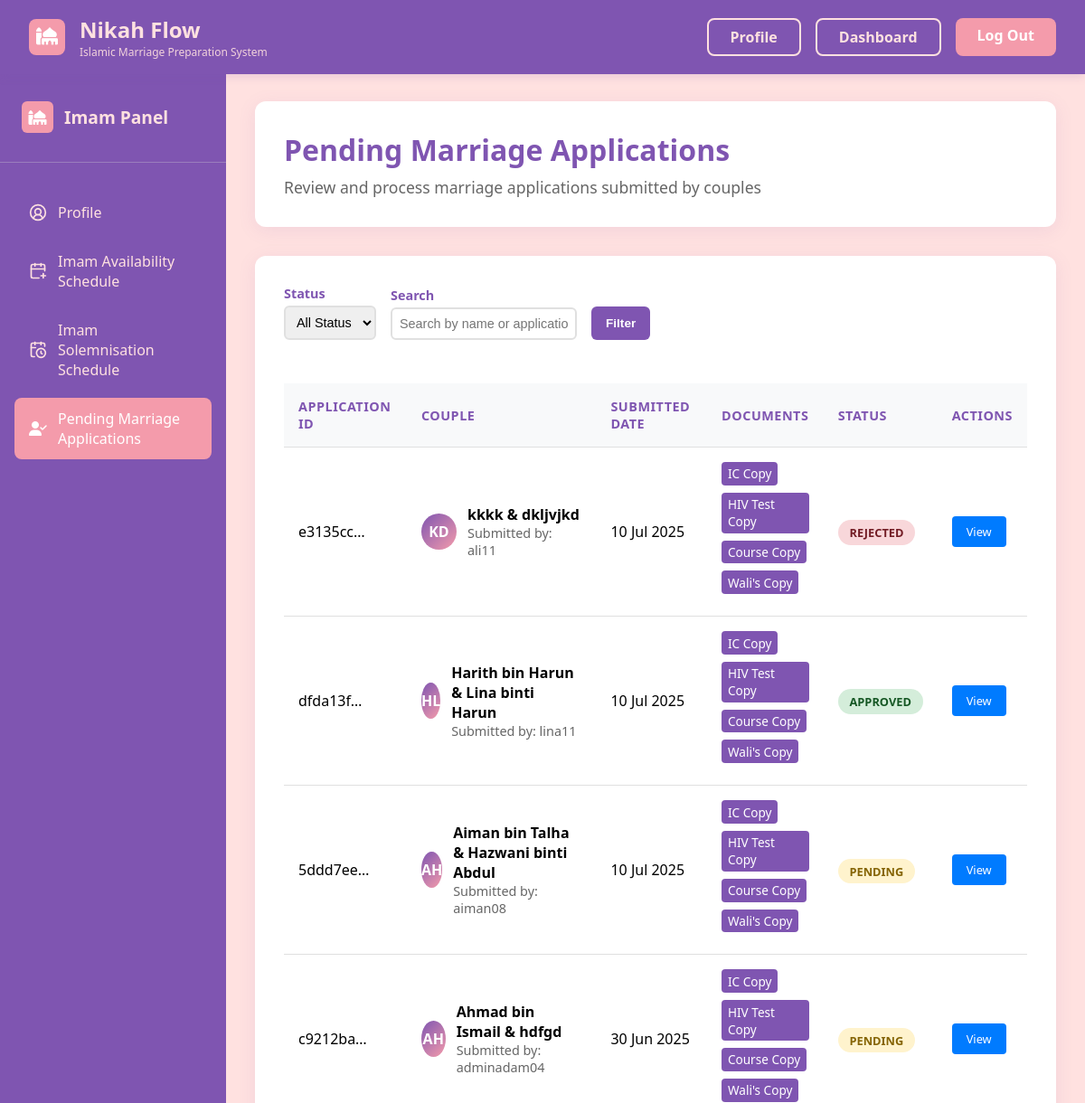
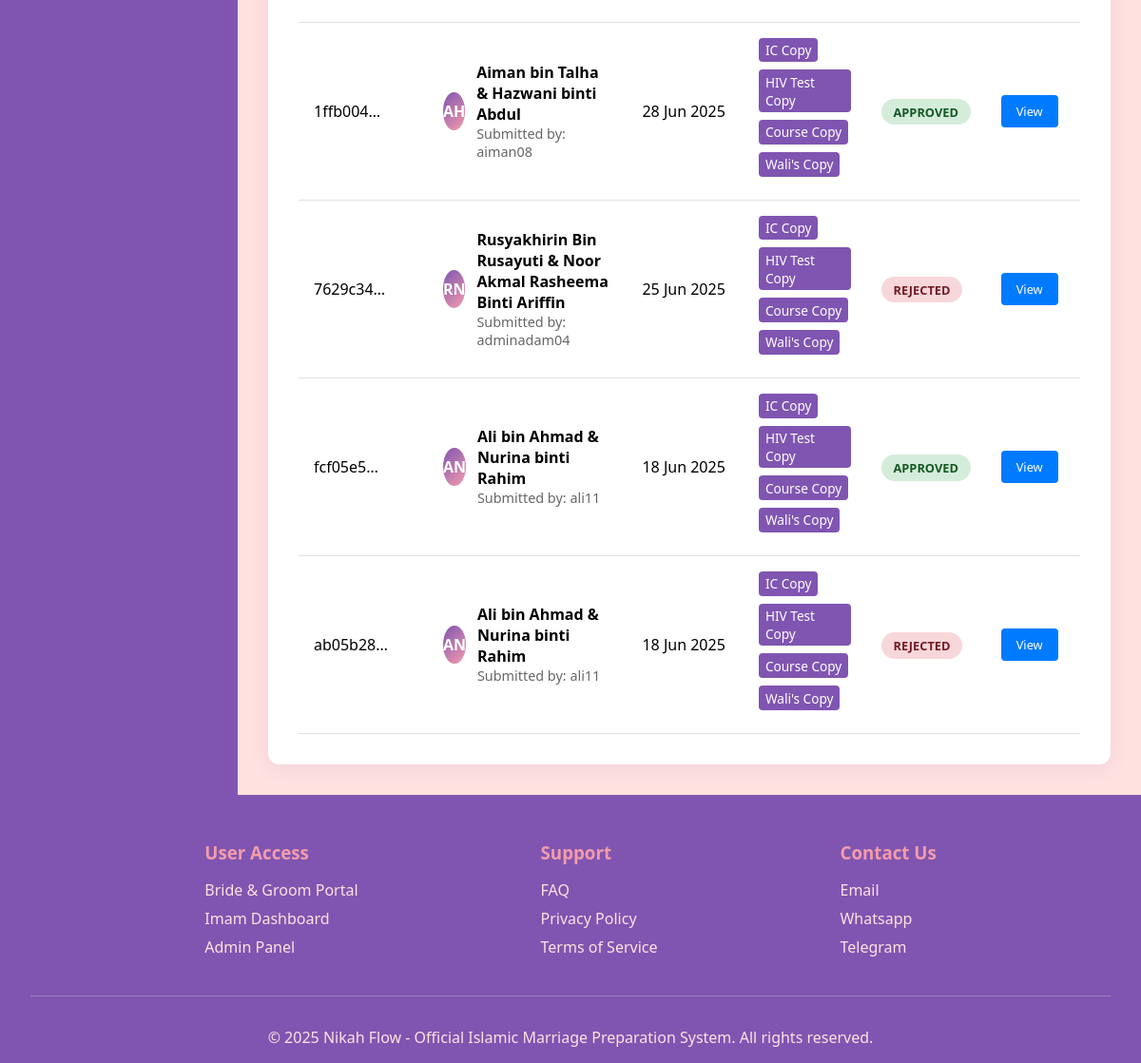
/homepage/imam/pending-applications/ (signed in), run on the app's committed database (2 pictures, top to bottom).
### NikahFlow/models.py (models this page shows, shortened)
class BrideGroomApplication(models.Model):
    user = models.ForeignKey(
        User,
        on_delete=models.CASCADE,
        related_name='applications',
        null=True  # Temporarily allow null for existing data
    )
    MARITAL_STATUS_CHOICES = [
        ('BUJANG', 'Bujang'),
        ('DUDA', 'Duda'),
        ('JANDA', 'Janda'),
    ]
    application_id = models.UUIDField(primary_key=True, default=uuid.uuid4, editable=False)
    created_at = models.DateTimeField(auto_now_add=True)
    updated_at = models.DateTimeField(auto_now=True)
    status = models.CharField(max_length=20, default='PENDING', choices=[
        ('PENDING', 'Pending'),
        ('REVIEWED', 'Reviewed'),
        ('APPROVED', 'Approved'),
        ('REJECTED', 'Rejected'),
    ])
    remarks = models.CharField(max_length=100)
    groom_fullname = models.CharField(max_length=100)
    groom_id_number = models.CharField(max_length=20)
    groom_dob = models.DateField()
    groom_nationality = models.CharField(max_length=50)
    groom_religion = models.CharField(max_length=50)
    groom_marital_status = models.CharField(max_length=10, choices=MARITAL_STATUS_CHOICES)
    groom_address = models.TextField()
    groom_ic_copy = models.FileField(
        upload_to='applications/groom/ic/',
        validators=[FileExtensionValidator(['pdf'])]
    )
    groom_hiv_test = models.FileField(
        upload_to='applications/groom/hiv/',
        validators=[FileExtensionValidator(['pdf'])]
    )
    groom_marriage_course = models.FileField(
        upload_to='applications/groom/course/',
        validators=[FileExtensionValidator(['pdf'])]
    )
    bride_fullname = models.CharField(max_length=100)
    bride_id_number = models.CharField(max_length=20)
    bride_dob = models.DateField()
    bride_nationality = models.CharField(max_length=50)
    bride_religion = models.CharField(max_length=50)
    bride_marital_status = models.CharField(max_length=10, choices=MARITAL_STATUS_CHOICES)
    bride_address = models.TextField()
    wali_name = models.CharField(max_length=100)
    wali_ic = models.CharField(max_length=20)
    bride_ic_copy = models.FileField(
        upload_to='applications/bride/ic/',
        validators=[FileExtensionValidator(['pdf'])]
    )
    bride_hiv_test = models.FileField(
        upload_to='applications/bride/hiv/',
        validators=[FileExtensionValidator(['pdf'])]
    )
    bride_marriage_course = models.FileField(
        upload_to='applications/bride/course/',
        validators=[FileExtensionValidator(['pdf'])]
    )
    wali_ic_copy = models.FileField(
        upload_to='applications/wali/ic/',
        validators=[FileExtensionValidator(['pdf'])]
    )
    wali_consent = models.FileField(
        upload_to='applications/wali/consent/',
        validators=[FileExtensionValidator(['pdf'])]
    )

class User(models.Model):
    ROLE_CHOICES = [
        ('bridegroom', 'Bride/Groom'),
        ('imam', 'Assistant Registrar'),
        ('adminchairman', 'Admin Chairman'),
    ]
    id_number = models.CharField(max_length=14,unique=True)
    role = models.CharField(max_length=30, choices=ROLE_CHOICES)
    email = models.EmailField(unique=True)
    username = models.CharField(max_length=150, unique=True)
    fullname = models.CharField(max_length=150)
    phone_number = models.CharField(max_length=20)
    password = models.CharField(max_length=128)
    status = models.CharField(max_length=20, default='Active')
    created_at = models.DateTimeField(auto_now_add=True)
    userid = models.CharField(max_length=50, null=True, blank=True)
    remarks = models.CharField(max_length=100)

### NikahFlow/views.py (the view, shortened to what this page needs)
# urls.py: path('imam/pending-applications/', views.pending_application, name='pending_application'),
def pending_application(request):
    if not request.session.get('user_id') or request.session.get('user_role') != 'imam':
        return redirect('signin')
    status_filter = request.GET.get('status', '').lower()
    search_query = request.GET.get('search', '')
    applications = BrideGroomApplication.objects.all().order_by('-created_at')
    if status_filter in ['pending', 'approved', 'rejected']:
        applications = applications.filter(status__iexact=status_filter)
    paginator = Paginator(applications, 10)
    page_number = request.GET.get('page')
    page_obj = paginator.get_page(page_number)
    context = {
        'applications': page_obj,
        'status_filter': status_filter,
        'search_query': search_query,
    }
    return render(request, 'pendingapplication.html', context)

### NikahFlow/templates/pendingapplication.html (shortened to what this page needs)
<!DOCTYPE html>
<html lang="en">
<head>
    {% load static %}
    <link rel="stylesheet" href="{% static 'css/manage.css' %}">
 <link rel="stylesheet" href="https://cdnjs.cloudflare.com/ajax/libs/font-awesome/6.5.0/css/all.min.css">
</head>
<body>
    <header class="header">
        <nav class="nav-container">
            <div class="logo-section">
                <div class="logo-icon"><i class="fa-solid fa-mosque"></i></div>
                <div class="logo-text">
                    <div class="logo">Nikah Flow</div>
                    <div class="logo-subtitle">Islamic Marriage Preparation System</div>
                </div>
            </div>
            <div class="nav-buttons">
                <a href="{% url 'imam_account' %}" class="btn-login">Profile</a>
                <a href="{% url 'imam_account' %}" class="btn-login">Dashboard</a>
                <a href="{% url 'logout' %}" class="btn-signup">Log Out</a>
            </div>
        </nav>
    </header>
    <div class="main-container">
        <aside class="sidebar">
            <div class="sidebar-header">
                <div class="sidebar-logo">
                    <div class="sidebar-logo-icon"><i class="fa-solid fa-mosque"></i></div>
                    <div class="sidebar-logo-text">Imam Panel</div>
                </div>
            </div>
            <nav class="sidebar-nav">
                <ul>
                    <li>
                        <a href="{% url 'imam_account' %}" >
                            <span class="icon">
                                <i data-lucide="circle-user-round" class="w-4 h-4" stroke="currentColor"></i>
                            </span>
                            Profile
                        </a>
                    </li>
                    <li>
                        <a href="{% url 'imam_scheduleimam' %}">
                            <span class="icon">
                                <i data-lucide="calendar-plus" class="w-4 h-4" stroke="currentColor"></i>
                            </span>
                            Imam Availability Schedule
                        </a>
                    </li>
                    <li>
                        <a href="{% url 'imam_assignments' %}">
                            <span class="icon">
                                <i data-lucide="calendar-clock" class="w-4 h-4" stroke="currentColor"></i>
                            </span>
                            Imam Solemnisation Schedule
                        </a>
                    </li>
                    <li class="active">
                        <a href="{% url 'pending_application' %}" class="active">
                            <span class="icon">
                                <i class="fa-solid fa-user-check"></i>
                            </span>
                            Pending Marriage Applications
                        </a>
                    </li>
                </ul>
            </nav>
        </aside>
        <main class="main-content">
            <div class="content-header">
                <div class="content-header-text">
                    <h1>Pending Marriage Applications</h1>
                    <p>Review and process marriage applications submitted by couples</p>
                </div>
            </div>
            <div class="dashboard-content">
                <form method="GET" class="filter-section">
                    <div class="filter-item">
                        <label for="status">Status</label>
                        <select name="status" id="status">
                            <option value="">All Status</option>
                        </select>
                    </div>
                    <div class="filter-item">
                        <label for="search">Search</label>
                        <input type="text" name="search" id="search" placeholder="Search by name or application ID..." value="{{ search_query }}">
                    </div>
                    <div class="filter-item">
                        <button type="submit" class="filter-btn">Filter</button>
                    </div>
                </form>
                <div class="user-table-container">
                    <table class="user-table">
                        <thead>
                            <tr>
                                <th>Application ID</th>
                                <th>Couple</th>
                                <th>Submitted Date</th>
                                <th>Documents</th>
                                <th>Status</th>
                                <th>Actions</th>
                            </tr>
                        </thead>
                        <tbody>
                            {% for application in applications %}
                            <tr>
                                <td>
                                    <div class="application-id">
                                        {{ application.application_id|truncatechars:8 }}
                                    </div>
                                </td>
                                <td>
                                    <div style="display: flex; align-items: center; gap: 0.75rem;">
                                        <div class="user-avatar">
                                            {{ application.groom_fullname|first|upper }}{{ application.bride_fullname|first|upper }}
                                        </div>
                                        <div>
                                            <div class="couple-names" style="font-weight: 600;">
                                                {{ application.groom_fullname }} & {{ application.bride_fullname }}
                                            </div>
                                            <div style="font-size: 0.9rem; color: #666;">
                                                Submitted by: {{ application.user.username }}
                                            </div>
                                        </div>
                                    </div>
                                </td>
                                <td>
                                    {{ application.created_at|date:"d M Y" }}
                                </td>
                                <td>
                                    <div class="document-item">
                                        {% if application.groom_ic_copy and application.bride_ic_copy %}
                                            <span class="role-badge">IC Copy</span>
                                        {% else %}
                                            <span class="role-badge">IC Missing</span>
                                        {% endif %}
                                    </div>
                                    <div class="document-item">
                                        {% if application.groom_hiv_test and application.bride_hiv_test %}
                                            <span class="role-badge">HIV Test Copy</span>
                                        {% else %}
                                            <span class="role-badge">HIV Test Missing</span>
                                        {% endif %}
                                    </div>
                                    <div class="document-item">
                                        {% if application.groom_marriage_course and application.bride_marriage_course %}
                                            <span class="role-badge">Course Copy</span>
                                        {% else %}
                                            <span class="role-badge">Course Missing</span>
                                        {% endif %}
                                    </div>
                                    <div class="document-item">
                                        {% if application.wali_ic_copy and application.wali_consent %}
                                            <span class="role-badge">Wali's Copy</span>
                                        {% else %}
                                            <span class="role-badge">Wali's Missing</span>
                                        {% endif %}
                                    </div>
                                </td>
                                <td>
                                    <span class="status-badge status-{{ application.status|lower }}">
                                        {{ application.get_status_display }}
                                    </span>
                                </td>
                                <td>
                                    <div class="action-buttons">
                                        <a href="{% url 'view_application' application.application_id %}" class="btn-action btn-view">View</a>
                                    </div>
                                </td>
                            </tr>
                            {% empty %}
                            <tr>
                                <td colspan="6" style="text-align: center; padding: 2rem; color: #666;">
                                    No marriage applications found matching your criteria.
                                </td>
                            </tr>
                            {% endfor %}
                        </tbody>
                    </table>
                </div>
            </div>
        </main>
    </div>
    <footer class="footer">
        <div class="container">
            <div class="footer-content">
                <div class="footer-section">
                    <h3>User Access</h3>
                    <ul>
                        <li><a href="#bride-groom">Bride & Groom Portal</a></li>
                        <li><a href="#imam">Imam Dashboard</a></li>
                        <li><a href="#admin">Admin Panel</a></li>
                    </ul>
                </div>
                <div class="footer-section">
                    <h3>Support</h3>
                    <ul>
                        <li><a href="#faq">FAQ</a></li>
                        <li><a href="#privacy">Privacy Policy</a></li>
                        <li><a href="#terms">Terms of Service</a></li>
                    </ul>
                </div>
                <div class="footer-section">
                    <h3>Contact Us</h3>
                    <ul>
                        <li><a href="#contact">Email</a></li>
                        <li><a href="#whatsapp">Whatsapp</a></li>
                        <li><a href="#telegram">Telegram</a></li>
                    </ul>
                </div>
            </div>
            <div class="footer-bottom">
                <p>&copy; 2025 Nikah Flow - Official Islamic Marriage Preparation System. All rights reserved.</p>
            </div>
        </div>
    </footer>
</body>
</html>

### NikahFlow/templates/pendingapplication.html (style rules this page uses)
.document-item { margin-bottom: 8px; display: block; }
.role-badge { display: inline-block; padding: 0.25em 0.5em; border-radius: 0.30em; font-size: 0.85em; font-weight: 500; color: #fff; background-color: #7F55B1; margin-bottom: 0; }

### data on the page
BrideGroomApplication: application_id "e3135cc…", groom_fullname|first "K", bride_fullname|first "D", groom_fullname "kkkk", bride_fullname "dkljvjkd", user.username "ali11", created_at "10 Jul 2025", shows "IC Copy", shows "HIV Test Copy", shows "Course Copy", shows "Wali's Copy", status "REJECTED"
BrideGroomApplication: application_id "dfda13f…", groom_fullname|first "H", bride_fullname|first "L", groom_fullname "Harith bin Harun", bride_fullname "Lina binti Harun", user.username "lina11", created_at "10 Jul 2025", shows "IC Copy", shows "HIV Test Copy", shows "Course Copy", shows "Wali's Copy", status "APPROVED"
BrideGroomApplication: application_id "5ddd7ee…", groom_fullname|first "A", bride_fullname|first "H", groom_fullname "Aiman bin Talha", bride_fullname "Hazwani binti Abdul", user.username "aiman08", created_at "10 Jul 2025", shows "IC Copy", shows "HIV Test Copy", shows "Course Copy", shows "Wali's Copy", status "PENDING"
BrideGroomApplication: application_id "c9212ba…", groom_fullname|first "A", bride_fullname|first "H", groom_fullname "Ahmad bin Ismail", bride_fullname "hdfgd", user.username "adminadam04", created_at "30 Jun 2025", shows "IC Copy", shows "HIV Test Copy", shows "Course Copy", shows "Wali's Copy", status "PENDING"
BrideGroomApplication: application_id "1ffb004…", groom_fullname|first "A", bride_fullname|first "H", groom_fullname "Aiman bin Talha", bride_fullname "Hazwani binti Abdul", user.username "aiman08", created_at "28 Jun 2025", shows "IC Copy", shows "HIV Test Copy", shows "Course Copy", shows "Wali's Copy", status "APPROVED"
BrideGroomApplication: application_id "7629c34…", groom_fullname|first "R", bride_fullname|first "N", groom_fullname "Rusyakhirin Bin Rusayuti", bride_fullname "Noor Akmal Rasheema Binti Ariffin", user.username "adminadam04", created_at "25 Jun 2025", shows "IC Copy", shows "HIV Test Copy", shows "Course Copy", shows "Wali's Copy", status "REJECTED"
BrideGroomApplication: application_id "fcf05e5…", groom_fullname|first "A", bride_fullname|first "N", groom_fullname "Ali bin Ahmad", bride_fullname "Nurina binti Rahim", user.username "ali11", created_at "18 Jun 2025", shows "IC Copy", shows "HIV Test Copy", shows "Course Copy", shows "Wali's Copy", status "APPROVED"
BrideGroomApplication: application_id "ab05b28…", groom_fullname|first "A", bride_fullname|first "N", groom_fullname "Ali bin Ahmad", bride_fullname "Nurina binti Rahim", user.username "ali11", created_at "18 Jun 2025", shows "IC Copy", shows "HIV Test Copy", shows "Course Copy", shows "Wali's Copy", status "REJECTED"
